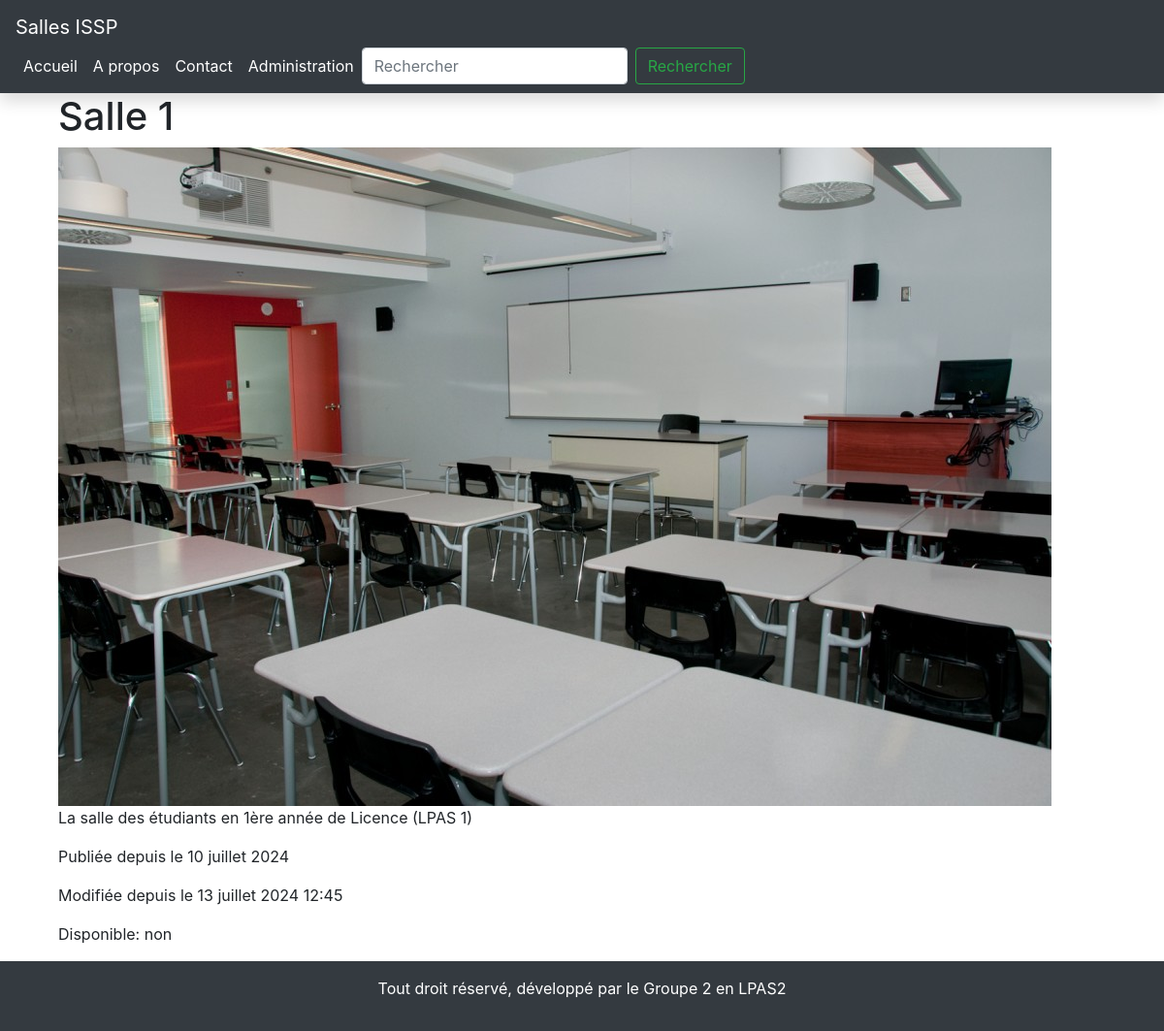
The page /salle/1/ on the database its author committed.
### gestion/models.py (models this page shows, shortened)
class Salle(models.Model):
    nom_salle = models.CharField(max_length=50)
    description = models.TextField()
    image = models.ImageField(upload_to="media/", default='path/to/default/image.jpg')
    date_publication = models.DateField(default=date.today)
    disponible = models.CharField(max_length=4, default='oui', choices=[('oui', 'oui'), ('non', 'non')])
    upload_at = models.DateTimeField(auto_now=True)

### gestion/views.py (the view)
# urls.py: path('salle/<int:salle_id>/', salle_detail, name='salle_detail'),
def salle_detail(request, salle_id):
    salle = get_object_or_404(Salle, id=salle_id)
    return render(request, 'salle_detail.html', {'salle': salle})

### gestion/templates/salle_detail.html
{% extends 'base.html' %}
{% block content %}
<div class="container">
    <h1>{{ salle.nom_salle }}</h1>
    <img src="{{ salle.image.url }}" alt="Image de la salle" class="img-fluid">
    <p>{{ salle.description }}</p>
    <p>Publiée depuis le {{ salle.date_publication }}</p>
    <p>Modifiée depuis le {{ salle.upload_at }}</p>
    <p>Disponible: {{ salle.disponible }}</p>
</div>
{% endblock %}

### gestion/templates/base.html (style rules this page uses)
html, body { height: 100%; }
body { display: flex; flex-direction: column; }

### rows shown on the page
Salle: nom_salle "Salle 1", image (picture), description "La salle des étudiants en 1ère année de Licence (LPAS 1)", date_publication "10 juillet 2024", upload_at "13 juillet 2024 12:45", disponible "non"
